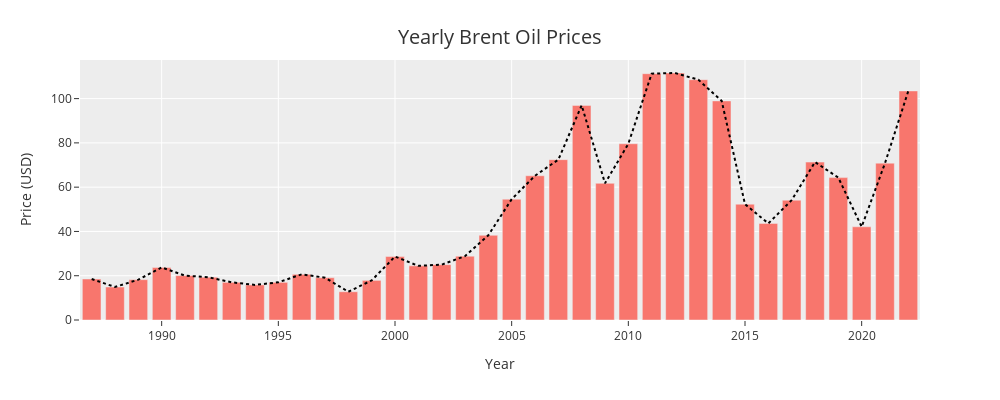

Notebook cell for this chart:
### Code cell
x = years_oil_price_data['Year']
y = years_oil_price_data['Price']

import plotly.graph_objects as go

fig = px.bar(years_oil_price_data,
             x='Year',
             y='Price',
                labels={'Price':'Price (USD)',
                        'Year':'Year'})
fig.add_trace(
    go.Scatter(
        x=x,
        y=y,
        mode='lines',
        name='Tendencia',
        showlegend=False,
        line=dict(color='black',
                  width=2,
                  dash='dot') 
    )
)

fig.update_layout(
    title=dict(
        text="Yearly Brent Oil Prices",
        font=dict(size=20),
        x=0.5, 
        xanchor='center',
        yanchor='top'
    ),
    width=1000,
    height=400 
)

fig.show()

### Figure 1 — Plotly figure (JSON) as saved in the notebook; plotly's stock layout.template omitted (floating-point values rounded to 4 significant figures)
{"data": [{"alignmentgroup": "True", "hovertemplate": "Year=%{x}<br>Price (USD)=%{y}<extra></extra>", "legendgroup": "", "marker": {"color": "#F8766D", "pattern": {"shape": ""}}, "name": "", "offsetgroup": "", "orientation": "v", "showlegend": false, "textposition": "auto", "type": "bar", "x": [1987, 1988, 1989, 1990, 1991, 1992, 1993, 1994, 1995, 1996, 1997, 1998, 1999, 2000, 2001, 2002, 2003, 2004, 2005, 2006, 2007, 2008, 2009, 2010, 2011, 2012, 2013, 2014, 2015, 2016, 2017, 2018, 2019, 2020, 2021, 2022], "xaxis": "x", "y": [18.53, 14.91, 18.23, 23.76, 20.04, 19.32, 17.01, 15.86, 17.02, 20.64, 19.11, 12.76, 17.9, 28.66, 24.46, 24.99, 28.85, 38.26, 54.57, 65.16, 72.44, 96.94, 61.74, 79.61, 111.3, 111.6, 108.6, 98.97, 52.32, 43.64, 54.12, 71.33, 64.32, 42.1, 70.86, 103.5], "yaxis": "y"}, {"line": {"color": "black", "dash": "dot", "width": 2}, "mode": "lines", "name": "Tendencia", "showlegend": false, "type": "scatter", "x": [1987, 1988, 1989, 1990, 1991, 1992, 1993, 1994, 1995, 1996, 1997, 1998, 1999, 2000, 2001, 2002, 2003, 2004, 2005, 2006, 2007, 2008, 2009, 2010, 2011, 2012, 2013, 2014, 2015, 2016, 2017, 2018, 2019, 2020, 2021, 2022], "y": [18.53, 14.91, 18.23, 23.76, 20.04, 19.32, 17.01, 15.86, 17.02, 20.64, 19.11, 12.76, 17.9, 28.66, 24.46, 24.99, 28.85, 38.26, 54.57, 65.16, 72.44, 96.94, 61.74, 79.61, 111.3, 111.6, 108.6, 98.97, 52.32, 43.64, 54.12, 71.33, 64.32, 42.1, 70.86, 103.5]}], "layout": {"barmode": "relative", "height": 400, "legend": {"tracegroupgap": 0}, "margin": {"t": 60}, "title": {"font": {"size": 20}, "text": "Yearly Brent Oil Prices", "x": 0.5, "xanchor": "center", "yanchor": "top"}, "width": 1000, "xaxis": {"anchor": "y", "domain": [0, 1], "title": {"text": "Year"}}, "yaxis": {"anchor": "x", "domain": [0, 1], "title": {"text": "Price (USD)"}}}}
